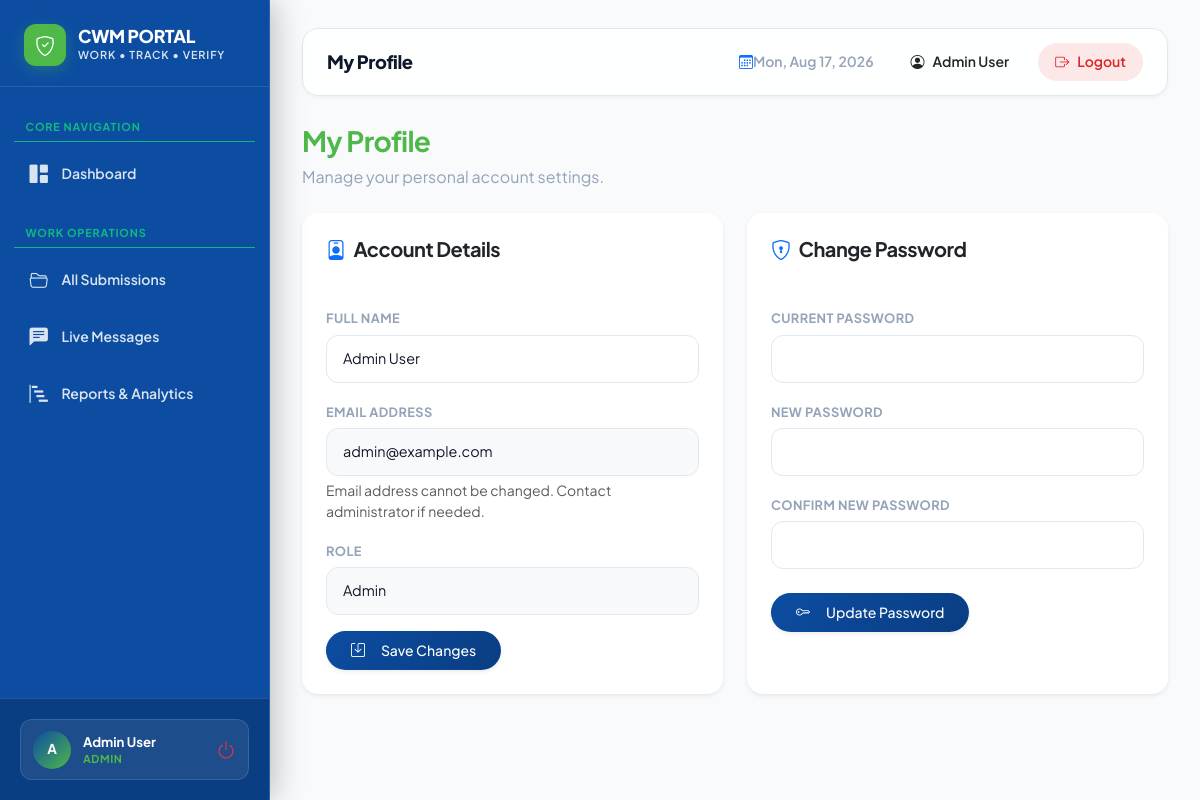
The app's page /profile.php (signed in) with its own data.
### tables this page shows
CREATE TABLE IF NOT EXISTS `users` (
  `id` INT AUTO_INCREMENT PRIMARY KEY,
  `college_id` INT NULL,  
  `name` VARCHAR(255) NOT NULL,
  `email` VARCHAR(191) NOT NULL UNIQUE,
  `password` VARCHAR(255) NOT NULL,
  `role` ENUM('super_admin', 'admin', 'college_user') NOT NULL,
  `status` ENUM('active', 'inactive') DEFAULT 'active',
  `created_at` TIMESTAMP DEFAULT CURRENT_TIMESTAMP,
  `updated_at` TIMESTAMP DEFAULT CURRENT_TIMESTAMP ON UPDATE CURRENT_TIMESTAMP,
  FOREIGN KEY (`college_id`) REFERENCES `colleges`(`id`) ON DELETE SET NULL
);

### profile.php (the view, shortened to what this page needs)
<?php
require_once __DIR__ . '/includes/header.php';
$user_id = $_SESSION['user_id'];
$stmt = $pdo->prepare("SELECT u.*, c.name as college_name FROM users u LEFT JOIN colleges c ON u.college_id = c.id WHERE u.id = ?");
$stmt->execute([$user_id]);
$user = $stmt->fetch();
?>
<div class="mb-4">
    <h3 class="fw-bold text-dark">My Profile</h3>
    <p class="text-muted">Manage your personal account settings.</p>
</div>
<div class="row g-4">
    <div class="col-12 col-md-6">
        <div class="card glass-card border-0 shadow-sm h-100">
            <div class="card-header bg-transparent border-0 pt-4 px-4">
                <h5 class="fw-bold text-dark mb-0"><i class="bi bi-person-badge text-primary me-2"></i>Account Details</h5>
            </div>
            <div class="card-body p-4">
                <form action="profile.php" method="POST">
                    <div class="mb-3">
                        <label class="form-label text-muted small fw-bold">Full Name</label>
                        <input type="text" name="name" class="form-control" value="<?php echo htmlspecialchars($user['name']); ?>" required>
                    </div>
                    <div class="mb-3">
                        <label class="form-label text-muted small fw-bold">Email Address</label>
                        <input type="email" class="form-control bg-light" value="<?php echo htmlspecialchars($user['email']); ?>" readonly disabled>
                        <div class="form-text">Email address cannot be changed. Contact administrator if needed.</div>
                    </div>
                    <div class="mb-3">
                        <label class="form-label text-muted small fw-bold">Role</label>
                        <input type="text" class="form-control bg-light text-capitalize" value="<?php echo htmlspecialchars(str_replace('_', ' ', $user['role'])); ?>" readonly disabled>
                    </div>
                    <button type="submit" class="btn btn-primary rounded-pill fw-medium px-4 shadow-sm"><i class="bi bi-save me-2"></i>Save Changes</button>
                </form>
            </div>
        </div>
    </div>
    <div class="col-12 col-md-6">
        <div class="card glass-card border-0 shadow-sm h-100">
            <div class="card-header bg-transparent border-0 pt-4 px-4">
                <h5 class="fw-bold text-dark mb-0"><i class="bi bi-shield-lock text-primary me-2"></i>Change Password</h5>
            </div>
            <div class="card-body p-4">
                <form action="profile.php" method="POST">
                    <div class="mb-3">
                        <label class="form-label text-muted small fw-bold">Current Password</label>
                        <input type="password" name="current_password" class="form-control" required autocomplete="current-password">
                    </div>
                    <div class="mb-3">
                        <label class="form-label text-muted small fw-bold">New Password</label>
                        <input type="password" name="new_password" class="form-control" required autocomplete="new-password">
                    </div>
                    <div class="mb-4">
                        <label class="form-label text-muted small fw-bold">Confirm New Password</label>
                        <input type="password" name="confirm_password" class="form-control" required autocomplete="new-password">
                    </div>
                    <button type="submit" class="btn btn-primary rounded-pill fw-medium px-4 shadow-sm"><i class="bi bi-key me-2"></i>Update Password</button>
                </form>
            </div>
        </div>
    </div>
</div>
<?php require_once __DIR__ . '/includes/footer.php'; ?>

### assets/css/style.css (style rules this page uses)
:root { --primary: #0C4DA2; --primary-hover: #0a3d82; --primary-light: #eef5fc; --primary-rgb: 12, 77, 162; --accent: #4EB849; --accent-rgb: 78, 184, 73; --success: #4EB849; --success-light: #edfbf0; --success-rgb: 78, 184, 73; --warning: #f59e0b; --warning-light: #fffbeb; --warning-rgb: 245, 158, 11; --danger: #ef4444; --danger-light: #fef2f2; --danger-rgb: 239, 68, 68; --info: #0ea5e9; --info-light: #f0f9ff; --info-rgb: 14, 165, 233; --bg-body: #f8fafc; --surface: #ffffff; --surface-secondary: #f1f5f9; --text-primary: #0f172a; --text-secondary: #475569; --text-muted: #94a3b8; --border-color: #e2e8f0; --border-light: #f1f5f9; --sidebar-bg: #0C4DA2; --sidebar-card: rgba(255, 255, 255, 0.08); --sidebar-border: rgba(255, 255, 255, 0.12); --sidebar-text: rgba(255, 255, 255, 0.85); --sidebar-text-hover: #ffffff; --sidebar-active-bg: #4EB849; --sidebar-active-glow: 0 6px 18px rgba(78, 184, 73, 0.35); --shadow-xs: 0 1px 2px 0 rgba(15, 23, 42, 0.04); --shadow-sm: 0 2px 4px 0 rgba(15, 23, 42, 0.04), 0 1px 2px 0 rgba(15, 23, 42, 0.02); --shadow-md: 0 4px 16px -2px rgba(15, 23, 42, 0.06), 0 2px 6px -1px rgba(15, 23, 42, 0.03); --shadow-lg: 0 12px 30px -4px rgba(15, 23, 42, 0.08), 0 4px 12px -2px rgba(15, 23, 42, 0.04); --shadow-xl: 0 20px 40px -6px rgba(15, 23, 42, 0.12), 0 8px 16px -4px rgba(15, 23, 42, 0.06); --radius-sm: 8px; --radius-md: 12px; --radius-lg: 16px; --radius-xl: 24px; --radius-full: 9999px; --transition-fast: 0.15s cubic-bezier(0.4, 0, 0.2, 1); --transition-base: 0.25s cubic-bezier(0.4, 0, 0.2, 1); }
* { box-sizing: border-box; }
body { font-family: 'Plus Jakarta Sans', -apple-system, BlinkMacSystemFont, 'Segoe UI', Roboto, sans-serif; background-color: var(--bg-body); color: var(--text-primary); line-height: 1.5; -webkit-font-smoothing: antialiased; -moz-osx-font-smoothing: grayscale; min-height: 100vh; }
h1, h2, h3, h4, h5, h6 { color: var(--text-primary); font-weight: 700; letter-spacing: -0.025em; }
.text-muted { color: var(--text-muted) !important; }
.glass-card, .card { background: var(--surface); border: 1px solid var(--border-color); border-radius: var(--radius-lg); box-shadow: var(--shadow-md); transition: transform var(--transition-fast), box-shadow var(--transition-fast); overflow: hidden; }
.card-header { background: transparent; border-bottom: 1px solid var(--border-light); padding: 1.25rem 1.5rem; font-weight: 700; }
.card-body { padding: 1.5rem; }
.btn { font-family: inherit; font-weight: 600; font-size: 0.875rem; padding: 0.6rem 1.25rem; border-radius: var(--radius-full); transition: all var(--transition-fast); display: inline-flex; align-items: center; justify-content: center; gap: 0.5rem; line-height: 1.25; border: 1px solid transparent; }
.btn-primary { background: linear-gradient(135deg, var(--primary) 0%, var(--primary-hover) 100%); color: #ffffff; box-shadow: 0 4px 14px rgba(12, 77, 162, 0.35); }
.form-label { font-size: 0.8rem; font-weight: 700; color: var(--text-secondary); margin-bottom: 0.4rem; text-transform: uppercase; letter-spacing: 0.03em; }
.form-control, .form-select { font-family: inherit; font-size: 0.9rem; padding: 0.75rem 1rem; border-radius: var(--radius-md); border: 1px solid var(--border-color); background-color: #ffffff; color: var(--text-primary); transition: all var(--transition-fast); }
.main-content h1.text-dark, .main-content h2.text-dark, .main-content h3.text-dark, .main-content h4.text-dark, .main-content .text-dark.tracking-tight { color: #4EB849 !important; }

### records on screen
users: name "Admin User", email "admin@example.com", role "admin"

### other values on screen
substr($_SESSION['user_name'] ?? 'U', 0, 1) "A"
$_SESSION['user_name'] "Admin User"
str_replace('_', ' ', $role) "ADMIN"
$page_title "My Profile"
